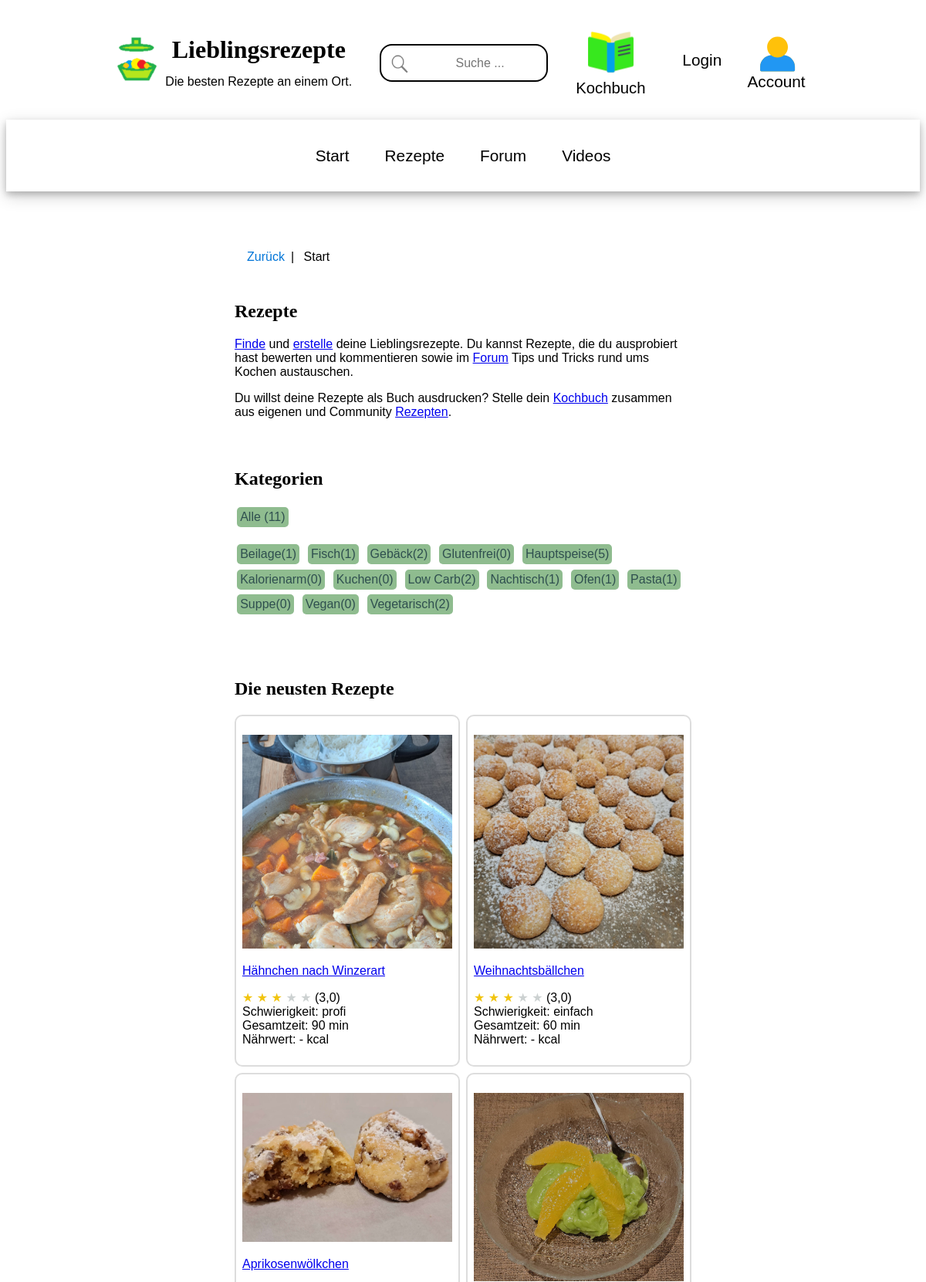
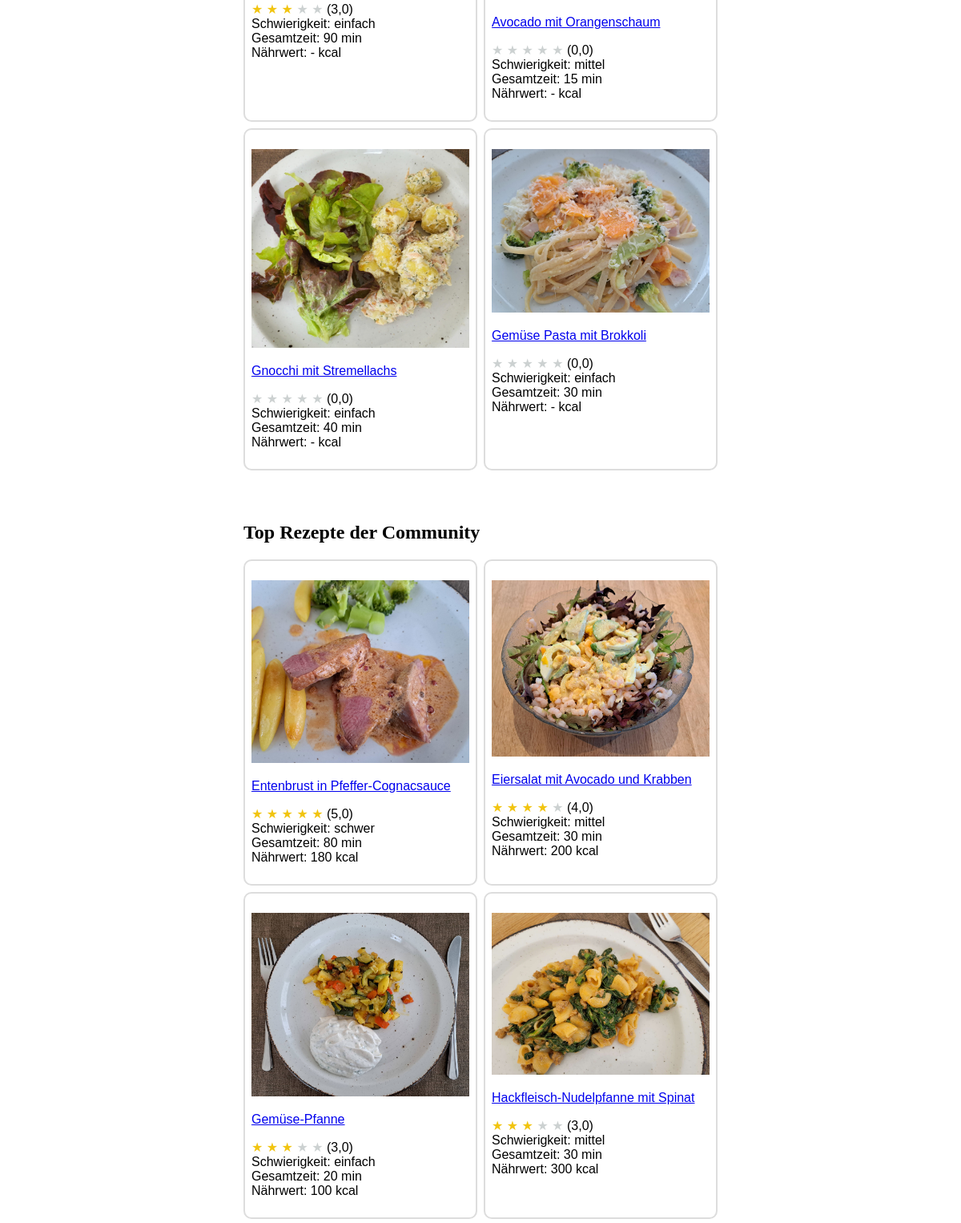
The page / (upper part) on the database its author committed (2 pictures, top to bottom).
### recipes_app/models.py (models this page shows, shortened)
class Topic(models.Model):
    name = models.CharField(max_length=200, unique=True)
    class Meta:
        ordering = ['name']

class Recipe(models.Model):
    owner = models.ForeignKey(User, on_delete=models.SET_NULL, null=True)
    likes = models.ManyToManyField(User,  blank=True, related_name="likes")
    name = models.CharField(max_length=500)
    updated = models.DateTimeField(auto_now=True)
    created = models.DateTimeField(auto_now_add=True)
    topic = models.ManyToManyField(Topic, blank=True)
    persons = models.IntegerField()
    ingredients = models.TextField(null=True, blank=True)
    steps = models.TextField(null=True, blank=True)
    tips = models.TextField(null=True, blank=True)
    reference = models.TextField(null=True, blank=True)
    reference_link = models.URLField(max_length=2048, null=True, blank=True)
    nutrients_person = models.FloatField(null=True, blank=True, default=0.0)
    nutrients_table = models.TextField(null=True, blank=True)
    expected_time_total = models.FloatField(null=True, blank=True, default=0.0)
    expected_time_work = models.FloatField(null=True, blank=True, default=0.0)
    expected_time_bake = models.FloatField(null=True, blank=True, default=0.0)
    expected_time_rest = models.FloatField(null=True, blank=True, default=0.0)
    difficulty = models.IntegerField(null=True, blank=True, default=0)
    image_meal = models.ImageField(blank=True, upload_to="recipes")
    video_meal = models.URLField(max_length=2048, null=True, blank=True)
    rating_mean = models.FloatField(null=True, blank=True, default=0.0)
    rating_count = models.IntegerField(null=True, blank=True, default=0)
    rating_1 = models.IntegerField(null=True, blank=True, default=0)
    rating_2 = models.IntegerField(null=True, blank=True, default=0)
    rating_3 = models.IntegerField(null=True, blank=True, default=0)
    rating_4 = models.IntegerField(null=True, blank=True, default=0)
    rating_5 = models.IntegerField(null=True, blank=True, default=0)
    class Meta:
        ordering = ['-updated', '-created']

### recipes_app/views.py (the view)
# urls.py: 2. Add a URL to urlpatterns:  path('', views.home, name='home')
def home(request):
    max_recipes = Recipe.objects.count()
    recipes_latest = Recipe.objects.all()[:6]
    recipes_best = Recipe.objects.order_by("-rating_mean")[:6]
    topics = Topic.objects.all()
    recipes = Recipe.objects.all()
    context = {
               "max_recipes": max_recipes,
               "topics": topics,
               "recipes_latest": recipes_latest,
               "recipes_best": recipes_best,
                "diff_lookup": COOKING_DIFFICULTY_LOOKUP,
    }
    return render(request, 'recipes_app/home.html', context)

### recipes_app/templates/recipes_app/home.html
{% extends 'main.html' %}
{% block content %}
<div class="main-container">
    <div class="main-middle-column">
        <ul class="breadcrumb">
          <li><a href="{{request.META.HTTP_REFERER}}">Zurück</a></li>
          <li>Start</li>
        </ul>
        <div class="card">
            <h2>Rezepte</h2>
            <p> <a href="{% url 'recipes' %}">Finde</a> und <a href="{% url 'create-recipe' %}">erstelle</a> deine Lieblingsrezepte.
                Du kannst Rezepte, die du ausprobiert hast bewerten und kommentieren sowie im <a href="{% url 'rooms' %}">Forum</a> Tips und Tricks rund ums Kochen austauschen. </p>
            <p> Du willst deine Rezepte als Buch ausdrucken? Stelle dein <a href="{% url 'recipes-likes' %}">Kochbuch</a> zusammen aus eigenen und Community <a href="{% url 'recipes' %}">Rezepten</a>. </p>
        </div>
        <div class="card">
            <h2>Kategorien</h2>
            <div class="topic-container">
                <a href="{% url 'recipes' %}" class="topic-link">Alle ({{max_recipes}})</a>
                <p>
                {% for topic in topics %}
                    <a href="{% url 'recipes' %}?tpc={{topic.id}}" class="topic-link">
                        {{topic.name}}({{topic.recipe_set.all.count}})
                    </a>
                {% endfor %}
                </p>
            </div>
        </div>
        <div class="card">
            <h2>Die neusten Rezepte</h2>
            <div class="grid-container">
            {% for recipe in recipes_latest %}
                <div class="grid-item">
                    <p>
                        {% if recipe.image_meal %}
                        <a href="{% url 'recipe' recipe.id %}"><img src="{{ recipe.image_meal.url }}" style="width: 100%; height: 100%;" ></a>
                        {% endif %}
                    </p>
                    <a href="{% url 'recipe' recipe.id %}">{{recipe.name}}</a>
                    <p>
                        {% if recipe.rating_mean %}
                            {% for i in '12345'|make_list  %}
                                {% if i|add:"0" <= recipe.rating_mean %}
                                    <span style='color:#f1c40f'>&#9733;</span>
                                {% else %}
                                    <span style='color:#ccd1d1'>&#9733;</span>
                                {% endif %}
                            {% endfor %}
                        {% else %}
                            <span style='color:#ccd1d1'>&#9733; &#9733; &#9733; &#9733; &#9733;</span>
                        {% endif %}
                        ({{ recipe.rating_mean|default_if_none:"-" }}) <br>
                        Schwierigkeit:
                        {% if recipe.difficulty in diff_lookup %}
                            {% for key, value in diff_lookup.items %}
                            {% if key == recipe.difficulty %}
                                {{value}}
                            {% endif %}
                            {% endfor %}
                        {% else %}
                            Grad {{ recipe.difficulty|default_if_none:"-" }}
                        {% endif%}
                        <br>
                        Gesamtzeit: {{ recipe.expected_time_total|floatformat:"0" }} min <br>
                        {% if  recipe.nutrients_person %}
                            Nährwert: {{ recipe.nutrients_person|floatformat:"0" }} kcal
                        {% else %}
                            Nährwert: - kcal
                        {% endif%}
                    </p>
                </div>
            {% endfor %}
        </div>
        </div>
        <div class="card">
            <h2>Top Rezepte der Community</h2>
            <div class="grid-container">
            {% for recipe in recipes_best %}
                <div class="grid-item">
                    <p>
                        {% if recipe.image_meal %}
                        <a href="{% url 'recipe' recipe.id %}"><img src="{{ recipe.image_meal.url }}" style="width: 100%; height: 100%;" ></a>
                        {% endif %}
                    </p>
                    <a href="{% url 'recipe' recipe.id %}">{{recipe.name}}</a>
                    <p>
                        {% if recipe.rating_mean %}
                            {% for i in '12345'|make_list  %}
                                {% if i|add:"0" <= recipe.rating_mean %}
                                    <span style='color:#f1c40f'>&#9733;</span>
                                {% else %}
                                    <span style='color:#ccd1d1'>&#9733;</span>
                                {% endif %}
                            {% endfor %}
                        {% else %}
                            <span style='color:#ccd1d1'>&#9733; &#9733; &#9733; &#9733; &#9733;</span>
                        {% endif %}
                        ({{ recipe.rating_mean|default_if_none:"-" }}) <br>
                        Schwierigkeit:
                        {% if recipe.difficulty in diff_lookup %}
                            {% for key, value in diff_lookup.items %}
                            {% if key == recipe.difficulty %}
                                {{value}}
                            {% endif %}
                            {% endfor %}
                        {% else %}
                            Grad {{ recipe.difficulty|default_if_none:"-" }}
                        {% endif%}
                        <br>
                        Gesamtzeit: {{ recipe.expected_time_total|floatformat:"0" }} min <br>
                        {% if  recipe.nutrients_person %}
                            Nährwert: {{ recipe.nutrients_person|floatformat:"0" }} kcal
                        {% else %}
                            Nährwert: - kcal
                        {% endif%}
                    </p>
                </div>
            {% endfor %}
        </div>
        </div>
  </div>
</div>
{% endblock content %}

### static/styles/main.css (style rules this page uses)
* { box-sizing: border-box; }
body { font-family: Verdana, sans-serif; font-size: 16px; background-color: white; }
h1, h2, h3, h4, h5, h6 { font-family: Georgia, serif; }
.main-container { display: flex; flex-flow: row wrap; justify-content: center; width: 100%; clear: after; margin-top: 1.25em; }
.main-middle-column { width: 50%; max-width: 200em; margin: 2em; }
.card { box-sizing: border-box; background-color: white; border-radius: 10px; border-style: none; margin-top: 2.5em; margin-bottom: 4em; }
.grid-container { display: grid; grid-template-columns: repeat(auto-fill, minmax(min(200px, 100%), 1fr)); gap: 0.5em; background-color: white; margin-top: 1em; margin-bottom: 1em; }
.grid-item { background-color: white; padding: 0.5em; border-radius: 10px; border-style: solid; border-width: 0.15em; border-color: #ddd; }
.topic-link { display: inline-block; background-color:#8FBC8F; border-radius: 5px; padding: 0.25em; margin: 0.2em; color: DarkSlateGray; text-decoration: none; }
.topic-container { display: block; width: 100%; max-height: 20em; overflow-y: scroll; scrollbar-width: auto; }
ul.breadcrumb { padding: 0.5em 1em; list-style: none; background-color: white; }
ul.breadcrumb li { display: inline; font-size: 1em; }
ul.breadcrumb li:first-child:after { padding: 0.5em; color: black; content: "|"; }
ul.breadcrumb li a { color: #0275d8; text-decoration: none; }

### rows shown on the page
Topic: name "Beilage", recipe_set.all.count "1"
Topic: name "Fisch", recipe_set.all.count "1"
Topic: name "Gebäck", recipe_set.all.count "2"
Topic: name "Glutenfrei", recipe_set.all.count "0"
Topic: name "Hauptspeise", recipe_set.all.count "5"
Topic: name "Kalorienarm", recipe_set.all.count "0"
Topic: name "Kuchen", recipe_set.all.count "0"
Topic: name "Low Carb", recipe_set.all.count "2"
Topic: name "Nachtisch", recipe_set.all.count "1"
Topic: name "Ofen", recipe_set.all.count "1"
Topic: name "Pasta", recipe_set.all.count "1"
Topic: name "Suppe", recipe_set.all.count "0"
Topic: name "Vegan", recipe_set.all.count "0"
Topic: name "Vegetarisch", recipe_set.all.count "2"
Recipe: image_meal (picture), name "Hähnchen nach Winzerart", rating_mean "3,0", diff_lookup "profi", expected_time_total "90", nutrients_person "Nährwert: - kcal"
Recipe: image_meal (picture), name "Weihnachtsbällchen", rating_mean "3,0", diff_lookup "einfach", expected_time_total "60", nutrients_person "Nährwert: - kcal"
Recipe: image_meal (picture), name "Aprikosenwölkchen", rating_mean "3,0", diff_lookup "einfach", expected_time_total "90", nutrients_person "Nährwert: - kcal"
Recipe: image_meal (picture), name "Avocado mit Orangenschaum", rating_mean "0,0", diff_lookup "mittel", expected_time_total "15", nutrients_person "Nährwert: - kcal"
Recipe: image_meal (picture), name "Gnocchi mit Stremellachs", rating_mean "0,0", diff_lookup "einfach", expected_time_total "40", nutrients_person "Nährwert: - kcal"
Recipe: image_meal (picture), name "Gemüse Pasta mit Brokkoli", rating_mean "0,0", diff_lookup "einfach", expected_time_total "30", nutrients_person "Nährwert: - kcal"
Recipe: image_meal (picture), name "Entenbrust in Pfeffer-Cognacsauce", rating_mean "5,0", diff_lookup "schwer", expected_time_total "80", nutrients_person "180"
Recipe: image_meal (picture), name "Eiersalat mit Avocado und Krabben", rating_mean "4,0", diff_lookup "mittel", expected_time_total "30", nutrients_person "200"
Recipe: image_meal (picture), name "Gemüse-Pfanne", rating_mean "3,0", diff_lookup "einfach", expected_time_total "20", nutrients_person "100"
Recipe: image_meal (picture), name "Hackfleisch-Nudelpfanne mit Spinat", rating_mean "3,0", diff_lookup "mittel", expected_time_total "30", nutrients_person "300"

### other values the page prints
{{ max_recipes }} "11"
